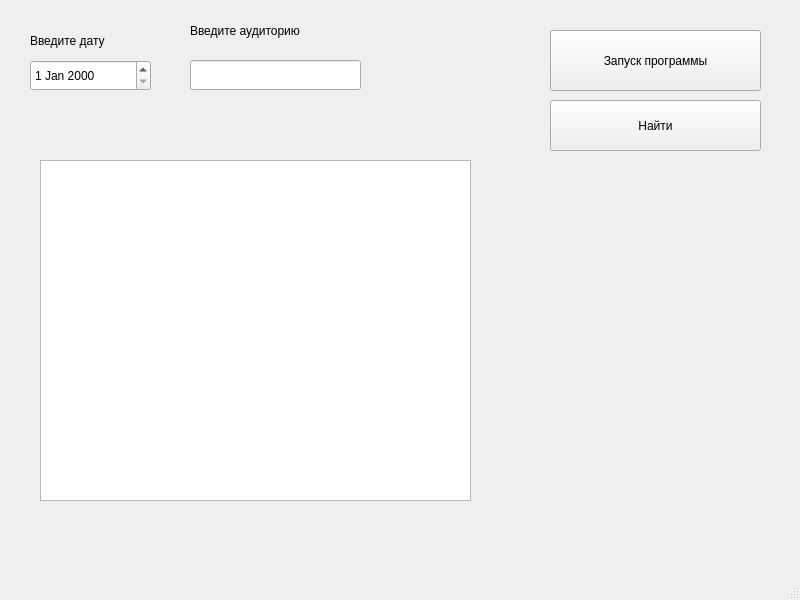
<?xml version="1.0" encoding="UTF-8"?>
<ui version="4.0">
 <class>MainWindow</class>
 <widget class="QMainWindow" name="MainWindow">
  <property name="geometry">
   <rect>
    <x>0</x>
    <y>0</y>
    <width>800</width>
    <height>600</height>
   </rect>
  </property>
  <property name="windowTitle">
   <string>MainWindow</string>
  </property>
  <widget class="QWidget" name="centralwidget">
   <widget class="QPushButton" name="startButton">
    <property name="geometry">
     <rect>
      <x>550</x>
      <y>30</y>
      <width>211</width>
      <height>61</height>
     </rect>
    </property>
    <property name="text">
     <string>Запуск программы</string>
    </property>
   </widget>
   <widget class="QLabel" name="label">
    <property name="geometry">
     <rect>
      <x>30</x>
      <y>20</y>
      <width>131</width>
      <height>41</height>
     </rect>
    </property>
    <property name="text">
     <string>Введите дату</string>
    </property>
   </widget>
   <widget class="QDateEdit" name="dateEdit">
    <property name="geometry">
     <rect>
      <x>30</x>
      <y>60</y>
      <width>121</width>
      <height>31</height>
     </rect>
    </property>
   </widget>
   <widget class="QLabel" name="label_3">
    <property name="geometry">
     <rect>
      <x>190</x>
      <y>10</y>
      <width>191</width>
      <height>41</height>
     </rect>
    </property>
    <property name="text">
     <string>Введите аудиторию</string>
    </property>
   </widget>
   <widget class="QPushButton" name="findButton">
    <property name="geometry">
     <rect>
      <x>550</x>
      <y>100</y>
      <width>211</width>
      <height>51</height>
     </rect>
    </property>
    <property name="text">
     <string>Найти</string>
    </property>
   </widget>
   <widget class="QLineEdit" name="lineEdit">
    <property name="geometry">
     <rect>
      <x>190</x>
      <y>60</y>
      <width>171</width>
      <height>30</height>
     </rect>
    </property>
   </widget>
   <widget class="QTextEdit" name="textEdit">
    <property name="geometry">
     <rect>
      <x>40</x>
      <y>160</y>
      <width>431</width>
      <height>341</height>
     </rect>
    </property>
   </widget>
  </widget>
  <widget class="QMenuBar" name="menubar">
   <property name="geometry">
    <rect>
     <x>0</x>
     <y>0</y>
     <width>800</width>
     <height>27</height>
    </rect>
   </property>
  </widget>
  <widget class="QStatusBar" name="statusbar"/>
 </widget>
 <resources/>
 <connections/>
</ui>
